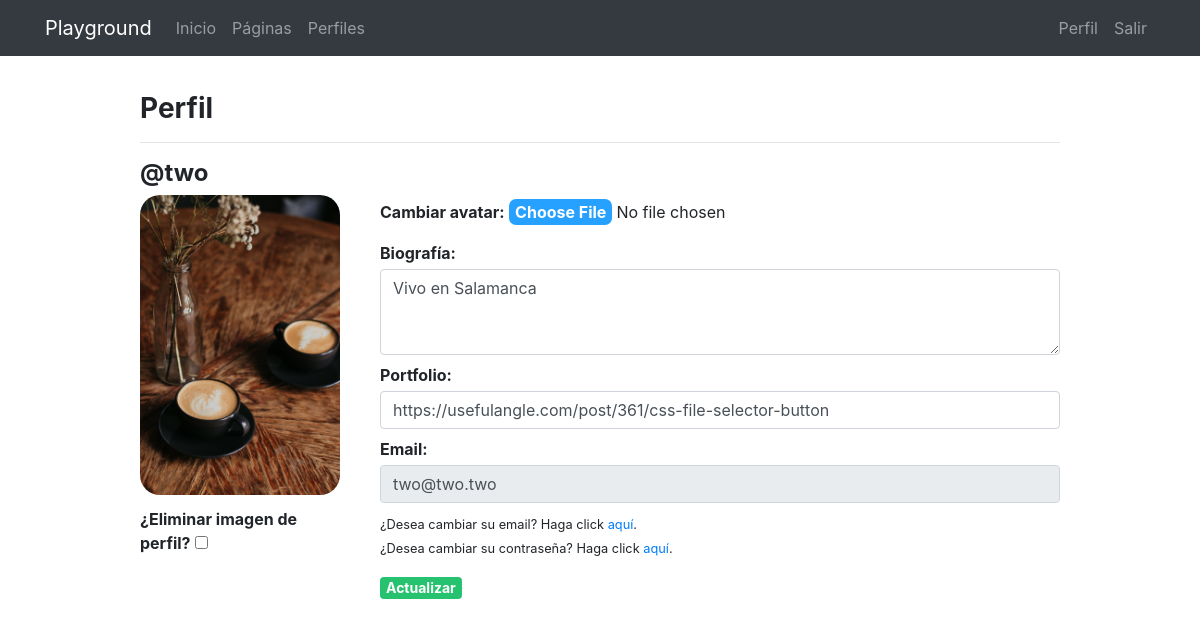
Page /accounts/profile/ (signed in) on the committed database.
### registration/models.py (models this page shows, shortened)
class Profile(models.Model):
    user = models.OneToOneField(User,on_delete=models.CASCADE) # type: ignore
    avatar = models.ImageField("Avatar", upload_to=avatar_upload_to, null=True, blank=True)
    bio = models.TextField("Biografía", null=True,blank=True)
    link = models.URLField("Portfolio", max_length=254, null=True, blank=True)

### registration/views.py (the view)
# urls.py: path("profile/", ProfileView.as_view(), name="profile"),
@method_decorator(login_required, name="dispatch")
class ProfileView(UpdateView):
    model = Profile
    form_class = ProfileForm
    success_url = reverse_lazy("registration:profile")
    template_name = "registration/profile_form.html"
    def get_object(self, queryset= None) -> Profile:
        profile, created = Profile.objects.get_or_create(user = self.request.user)
        return profile

### registration/forms.py
class ProfileForm(forms.ModelForm):
    class Meta:
        model = Profile
        fields = ('avatar','bio','link')
        widgets = {
            "avatar": forms.ClearableFileInput(attrs = {
                'class': 'form-control-file mt-3'
            }),
            'bio': forms.Textarea(attrs= {'class':'form-control mt-1 mb-2', 'rows':3, 'placeholder':'Biografía'}),
            'link': forms.URLInput(attrs= {'class':'form-control mt-1 mb-2', 'placeholder':'Link'}),
        }

### registration/templates/registration/profile_form.html (shortened to what this page needs)
{% extends 'core/base.html' %}
{% load static %}
{% block content %}
<link rel="stylesheet" href="{% static 'pages/css/styles.css' %}">
<link rel="stylesheet" href="{% static 'registration/css/styles.css' %}">
<main role="main">
  <div class="container">
    <div class="row mt-3">
      <div class="col-md-10 mx-auto">
        <h3 class="profile-title">Perfil</h3>
        <hr>
        <form action="" method="post" enctype="multipart/form-data">{% csrf_token %}
          <div class="custom-form">
            <div class="profile-avatar">
              <h4 class="profile-title">@{{ object.user.username }}</h4>
              {% if object.avatar %}
              <img src="{{ request.user.profile.avatar.url }}" alt="Imagen de avatar del Usuario">
              <p><span class="label">¿Eliminar imagen de perfil?</span> <input type="checkbox" name="avatar-clear"></p>
              {% else %}
              <img src="{% static 'registration/img/no-avatar.jpg' %}" alt="Imagen de avatar del Usuario">
              {% endif %}
            </div>
            <div class="profile-text">
              {% if object.avatar %}
              <p><span class="label">Cambiar avatar:</span> <input type="file" class="file-input" name="avatar"></p>
              {% else %}
              <p><span class="label">Seleccionar avatar:</span> <input type="file" class="file-input" name="avatar"></p>
              {% endif %}
              <span class="label">{{form.bio.label}}:</span>
              <textarea name="bio" cols="40" rows="3" class="form-control mt-1 mb-2" placeholder="Biografía"
                id="id_bio">{{object.bio}}</textarea>
              <span class="label">{{form.link.label}}:</span>
              <input type="url" name="link" class="form-control mt-1 mb-2" placeholder="Link" maxlength="254"
                id="id_link" value="{% if object.link %}{{object.link}}{% endif %}">
              <span class="label">Email:</span>
              <input type="email" name="email" class="form-control mt-1 mb-2" value="{{ object.user.email }}" readonly>
              <p><small>¿Desea cambiar su email? Haga click <a href="{% url 'registration:email' %}">aquí</a>.</small><br>
              <small>¿Desea cambiar su contraseña? Haga click <a href="{% url 'password_change' %}">aquí</a>.</small></p>
              <input type="submit" class="page-button success-button" value="Actualizar" />
            </div>
          </div>
        </form>
      </div>
    </div>
  </div>
</main>
{% endblock %}

### core/static/core/css/main.css (style rules this page uses)
main { padding-top: 20px; }
:root { --jumbotron-padding-y: 3rem; }

### registration/static/registration/css/styles.css (style rules this page uses)
.profile-title { font-weight: bold; }

### rows in the picture
Profile: user.username "two", bio "Vivo en Salamanca", link "https://usefulangle.com/post/361/css-file-selector-button", email "two@two.two"
